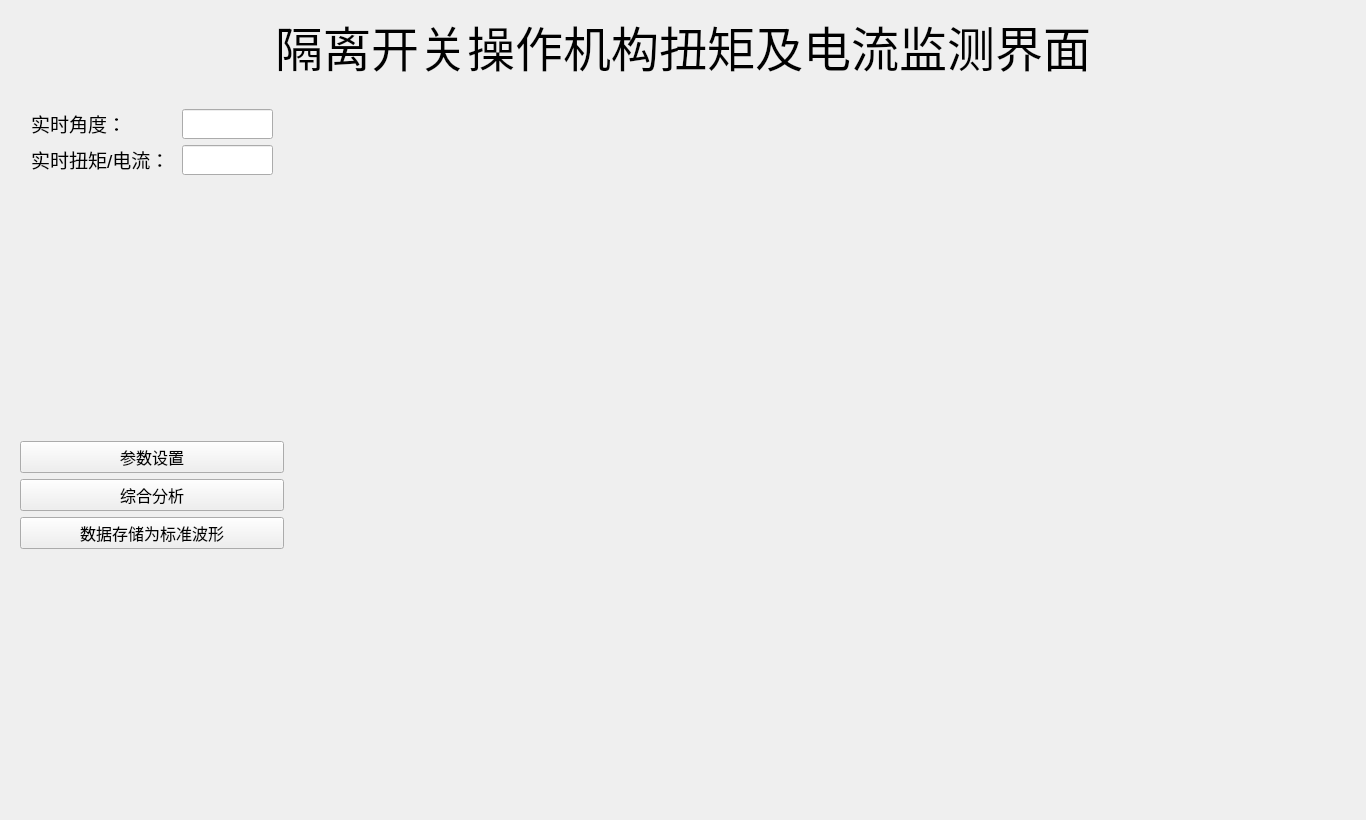
<?xml version="1.0" encoding="UTF-8"?>
<ui version="4.0">
 <class>torqueDetection</class>
 <widget class="QWidget" name="torqueDetection">
  <property name="geometry">
   <rect>
    <x>0</x>
    <y>0</y>
    <width>1366</width>
    <height>798</height>
   </rect>
  </property>
  <property name="windowTitle">
   <string>torqueDetection</string>
  </property>
  <property name="windowIcon">
   <iconset resource="res.qrc">
    <normaloff>:/photoes/cgjt.png</normaloff>:/photoes/cgjt.png</iconset>
  </property>
  <layout class="QGridLayout" name="gridLayout_2">
   <item row="0" column="0">
    <widget class="QLabel" name="label">
     <property name="text">
      <string>&lt;html&gt;&lt;head/&gt;&lt;body&gt;&lt;p align=&quot;center&quot;&gt;&lt;span style=&quot; font-size:36pt; color:#000000;&quot;&gt;隔离开关操作机构扭矩及电流监测界面&lt;/span&gt;&lt;/p&gt;&lt;/body&gt;&lt;/html&gt;</string>
     </property>
    </widget>
   </item>
   <item row="1" column="0">
    <widget class="QWidget" name="widget_2" native="true">
     <property name="sizePolicy">
      <sizepolicy hsizetype="Preferred" vsizetype="Preferred">
       <horstretch>0</horstretch>
       <verstretch>0</verstretch>
      </sizepolicy>
     </property>
     <property name="maximumSize">
      <size>
       <width>16777215</width>
       <height>16777215</height>
      </size>
     </property>
     <layout class="QHBoxLayout" name="horizontalLayout" stretch="1,4">
      <property name="leftMargin">
       <number>9</number>
      </property>
      <item>
       <layout class="QVBoxLayout" name="verticalLayout">
        <item>
         <layout class="QVBoxLayout" name="verticalLayout_2">
          <item>
           <widget class="QWidget" name="widget" native="true">
            <property name="maximumSize">
             <size>
              <width>300</width>
              <height>16777215</height>
             </size>
            </property>
            <layout class="QGridLayout" name="gridLayout">
             <item row="0" column="2">
              <widget class="QLineEdit" name="lineAngle">
               <property name="minimumSize">
                <size>
                 <width>0</width>
                 <height>30</height>
                </size>
               </property>
               <property name="maximumSize">
                <size>
                 <width>60000</width>
                 <height>16777215</height>
                </size>
               </property>
              </widget>
             </item>
             <item row="0" column="0" colspan="2">
              <widget class="QLabel" name="label_3">
               <property name="font">
                <font>
                 <family>Arial</family>
                 <pointsize>12</pointsize>
                </font>
               </property>
               <property name="text">
                <string>&lt;html&gt;&lt;head/&gt;&lt;body&gt;&lt;p&gt;&lt;span style=&quot; font-size:14pt;&quot;&gt;实时角度：&lt;/span&gt;&lt;/p&gt;&lt;/body&gt;&lt;/html&gt;</string>
               </property>
              </widget>
             </item>
             <item row="1" column="2">
              <widget class="QLineEdit" name="lineTorqueal">
               <property name="minimumSize">
                <size>
                 <width>0</width>
                 <height>30</height>
                </size>
               </property>
              </widget>
             </item>
             <item row="1" column="0">
              <widget class="QLabel" name="label_4">
               <property name="font">
                <font>
                 <family>Arial</family>
                 <pointsize>12</pointsize>
                </font>
               </property>
               <property name="text">
                <string>&lt;html&gt;&lt;head/&gt;&lt;body&gt;&lt;p&gt;&lt;span style=&quot; font-size:14pt;&quot;&gt;实时扭矩/电流：&lt;/span&gt;&lt;/p&gt;&lt;/body&gt;&lt;/html&gt;</string>
               </property>
              </widget>
             </item>
            </layout>
           </widget>
          </item>
          <item>
           <spacer name="verticalSpacer_2">
            <property name="orientation">
             <enum>Qt::Vertical</enum>
            </property>
            <property name="sizeHint" stdset="0">
             <size>
              <width>20</width>
              <height>18</height>
             </size>
            </property>
           </spacer>
          </item>
          <item>
           <widget class="QPushButton" name="btsetdata">
            <property name="font">
             <font>
              <family>Arial</family>
              <pointsize>12</pointsize>
             </font>
            </property>
            <property name="text">
             <string>参数设置</string>
            </property>
           </widget>
          </item>
          <item>
           <widget class="QPushButton" name="btanalysis">
            <property name="font">
             <font>
              <family>Arial</family>
              <pointsize>12</pointsize>
             </font>
            </property>
            <property name="text">
             <string>综合分析</string>
            </property>
           </widget>
          </item>
          <item>
           <widget class="QPushButton" name="btpreservation">
            <property name="font">
             <font>
              <family>Arial</family>
              <pointsize>12</pointsize>
             </font>
            </property>
            <property name="text">
             <string>数据存储为标准波形</string>
            </property>
           </widget>
          </item>
          <item>
           <spacer name="verticalSpacer">
            <property name="orientation">
             <enum>Qt::Vertical</enum>
            </property>
            <property name="sizeHint" stdset="0">
             <size>
              <width>20</width>
              <height>40</height>
             </size>
            </property>
           </spacer>
          </item>
         </layout>
        </item>
       </layout>
      </item>
      <item>
       <widget class="QChartMouseEvent" name="chartviewMonitor" native="true">
        <property name="minimumSize">
         <size>
          <width>700</width>
          <height>700</height>
         </size>
        </property>
       </widget>
      </item>
     </layout>
    </widget>
   </item>
  </layout>
 </widget>
 <layoutdefault spacing="6" margin="11"/>
 <customwidgets>
  <customwidget>
   <class>QChartMouseEvent</class>
   <extends>QWidget</extends>
   <header>qchartmouseevent.h</header>
   <container>1</container>
  </customwidget>
 </customwidgets>
 <resources>
  <include location="res.qrc"/>
 </resources>
 <connections/>
</ui>
